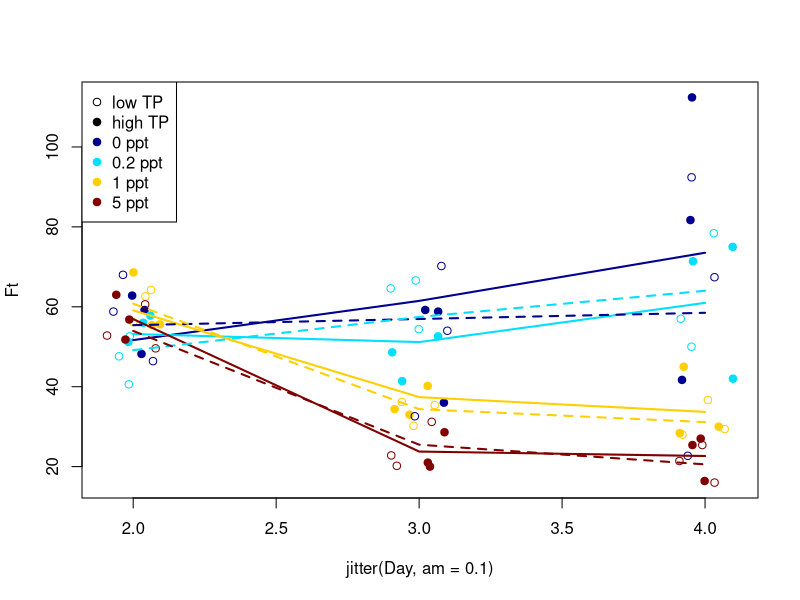

This figure's R source:
require(mgcv)
#GAM function
#takes (x, y, color, linetype)
fgam<-function(x, y, Col, Lty){
  #Generalized Additive Model
  mod<-gam(y~s(x, k=2)) #s() defines smooths in GAM
  ndat<-data.frame(x=unique(x))
  pred<-predict(mod, se.fit=T, newdata=ndat)
  ndat$fit<-pred$fit
  dat$lo<-pred$fit-pred$se.fit
  dat$hi<-pred$fit+pred$se.fit
  lines(fit~x, data=ndat, col=Col, lty=Lty, lwd=2)
}

dat<-read.delim2(file="salinvade.txt")

dat$TP<-factor(dat$TP)
head(dat)

#Creating base jitter plot
rb<-fields::tim.colors(4) #color table
plot(Ft~jitter(Day, am=0.1), data=dat, pch=c(19, 1)[dat$TP], col=rb[factor(dat$Salinity)])

legend("topleft", leg=c(c("low TP", "high TP"), paste(levels(factor(dat$Salinity)), "ppt")), pch=c(1, rep(19, 5)), col=c(1, 1, rb))


#Creation evolution curve 
for(j in 1:2){
  if(j==1) dat1<-dat[dat$TP=="high", ] else dat1<-dat[dat$TP=="low",]
ix<-split(1:nrow(dat1), dat1$Salinity) #divide df according to salinity
for(i in 1:4) fgam(dat1$Day[ix[[i]]], dat1$Ft[ix[[i]]], rb[i], j)
}
